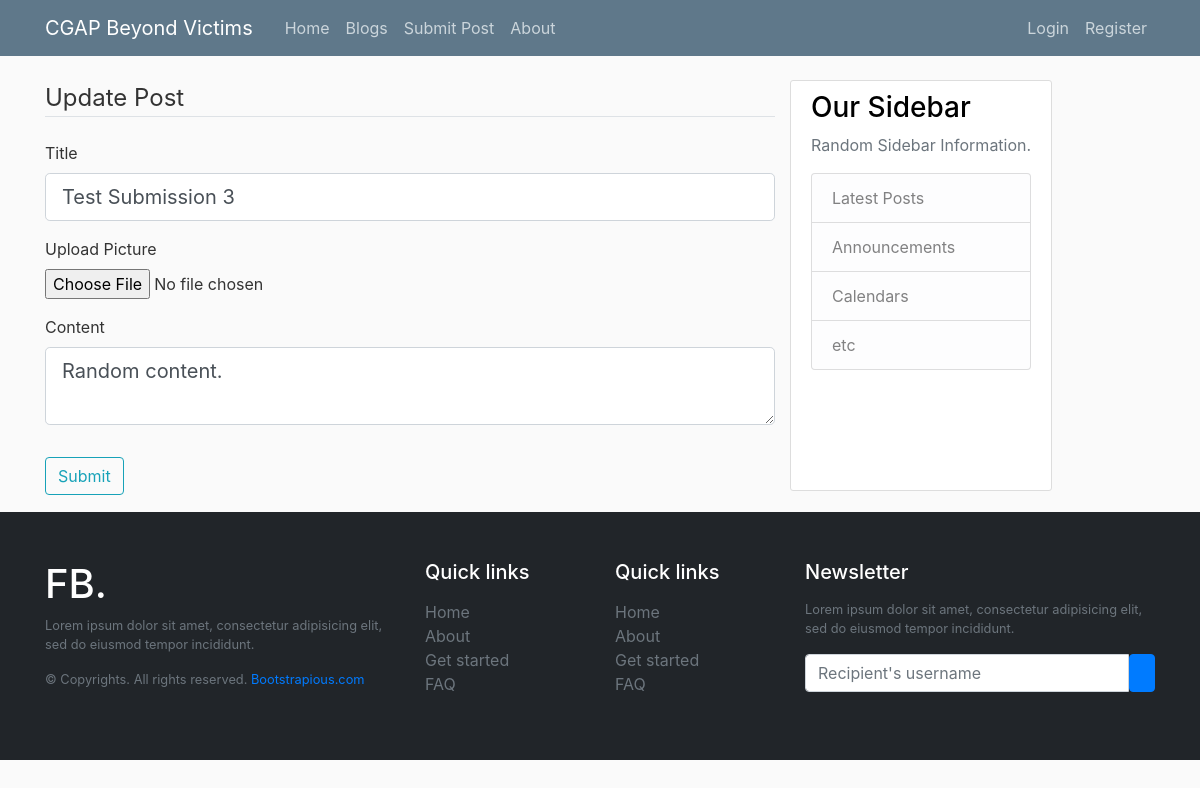
Before: /submission/1/update with the older database file.
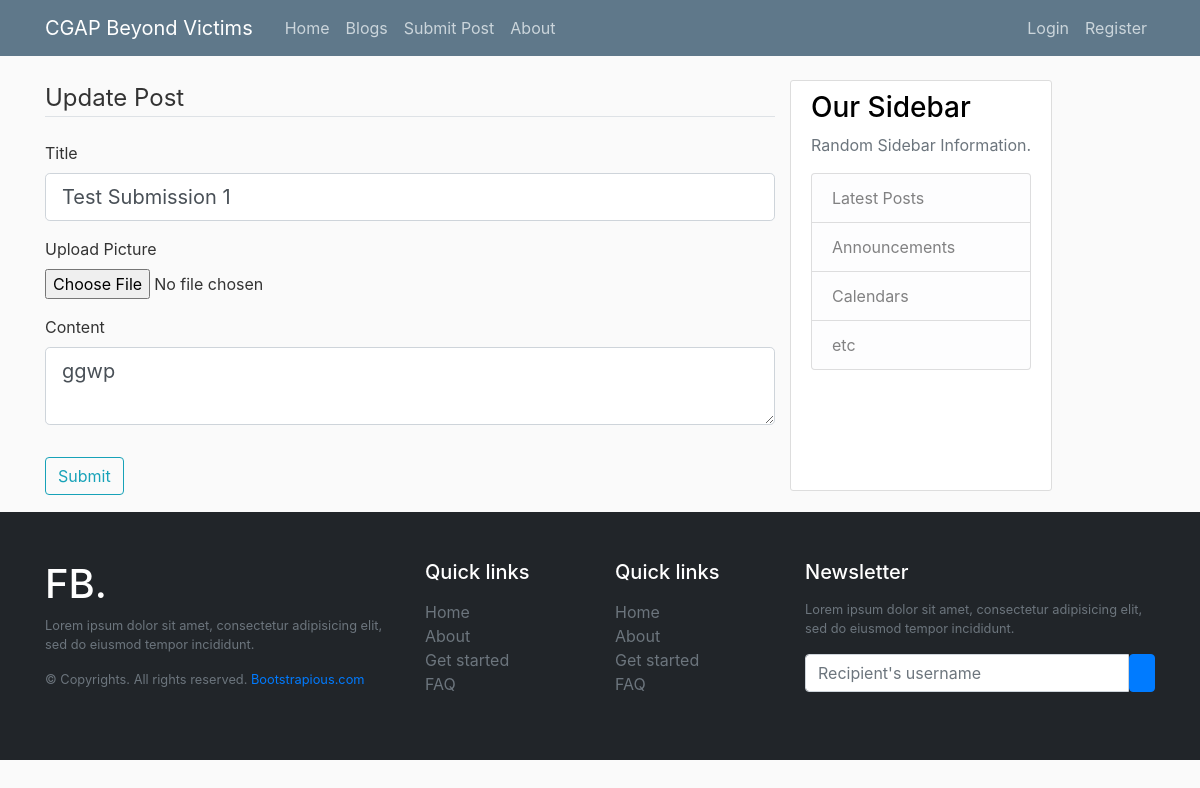
After: the same page with the newer database file.
### cgap/models.py (models this page shows, shortened)
class Submission(db.Model):
    id = db.Column(db.Integer, primary_key=True)
    title = db.Column(db.String(100), nullable=False)
    date_posted = db.Column(db.DateTime, nullable=False, default=datetime.utcnow)
    image_file = db.Column(db.String(20), nullable=False, default="default.jpg")
    content = db.Column(db.Text, nullable=False)
    author = db.Column(db.String(100), nullable=False)

### cgap/routes.py (the view)
@app.route("/submission/<int:submission_id>/update", methods=["GET", "POST"])
def edit_submission(submission_id):
    submission = Submission.query.get_or_404(submission_id)
    form = SubmitPostForm()
    if form.validate_on_submit():
        submission.title = form.title.data
        submission.content = form.content.data
        submission.image_file = form.picture.data
        db.session.commit()
        flash("This submission has been updated!", "success")
        return redirect(url_for("submission", submission_id=submission.id))
    elif request.method == "GET":
        form.title.data = submission.title
        form.content.data = submission.content
    return render_template(
        "create_post.html", title="Update Post", form=form, legend="Update Post"
    )

### cgap/forms.py
class SubmitPostForm(FlaskForm):
    title = StringField("Title", validators=[DataRequired()])
    picture = FileField("Upload Picture", validators=[FileAllowed(["jpg", "png"])])
    content = TextAreaField("Content", validators=[DataRequired()])
    author = StringField("Author", validators=[DataRequired()])
    submit = SubmitField("Submit")

### cgap/templates/create_post.html (shortened to what this page needs)
{% extends "layout.html" %}
{% block content %}
<div class=""content-section>
    <form method="POST" action="" novalidate>
        <fieldset class="form-group">
            <legend class="border-bottom mb-4">{{ legend }}</legend>
            <div class="form-group">
                {{ form.title.label(class="form-control-label") }}
                {% if form.title.errors %}
                    {{ form.title(class="form-control form-control-lg is-invalid") }}
                    <div class="invalid-feedback">
                        {% for error in form.title.errors %}
                            <span>{{ error }}</span>
                        {% endfor %}
                    </div>
                {% else %}
                    {{ form.title(class="form-control form-control-lg") }}
                {% endif %}
            </div>
            <div class="form-group">
                {{ form.picture.label() }}
                {{ form.picture(class="form-control-file") }}
            </div>
            <div class="form-group">
                {{ form.content.label(class="form-control-label") }}
                {% if form.content.errors %}
                    {{ form.content(class="form-control form-control-lg is-invalid") }}
                    <div class="invalid-feedback">
                        {% for error in form.content.errors %}
                            <span>{{ error }}</span>
                        {% endfor %}
                    </div>
                {% else %}
                    {{ form.content(class="form-control form-control-lg") }}
                {% endif %}
            </div>
        </fieldset>
        <div class="form-group">
            {{ form.submit(class="btn btn-outline-info") }}
        </div>
    </form>
</div>
{% endblock content %}

Changed rows visible on the page:
changed Submission: title "Test Submission 3" → "Test Submission 1"; content "Random content." → "ggwp"
